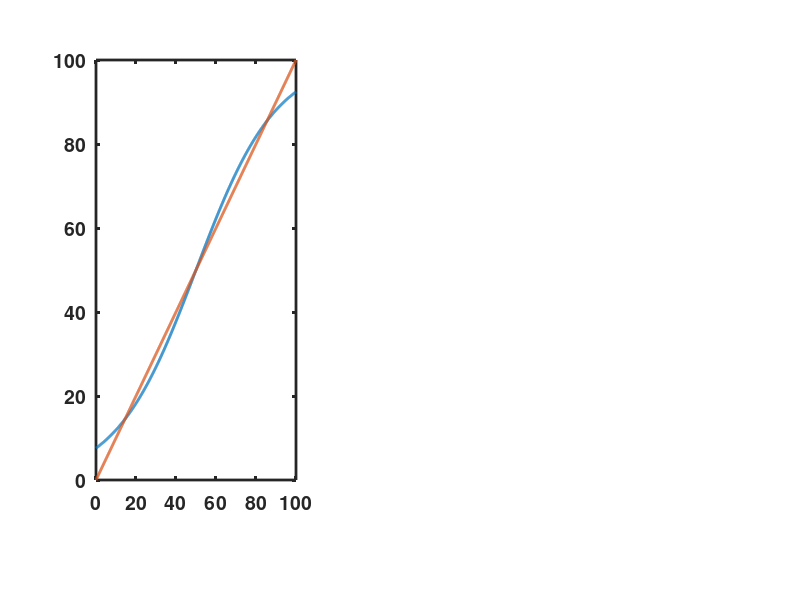

Write MATLAB code to recreate this figure. (Note: this script raises an error after producing the figure.)
% drdt_plot_manyW.m
%
% Plots dr/dt as a function of r for different values of recurrent
% feedback, W.
%
% This code is used to produce Figure 7.2 in the book:
% An Introductory Course in Computational Neuroscience,
% by Paul Miller.
%
%%%%%%%%%%%%%%%%%%%%%%%%%%%%%%%%%%%%%%%%%%%%%%%%%%%%%%%%%%%%%%%%%%%%%%%%%%%

r_in = 0:0.1:100;           % Set of rates for the x-axis

rmax = 100;                 % Maximum rate in f-I curve
I_sigma = 20;               % Range of inputs to change rate (inverse steepness)
Ith = 50;                   % Input for half-maximum rate
% Define the firing rate curve as a sigmoid function
f_of_r = @(x) rmax./(1+(exp(-(x-Ith)/I_sigma)));

Wvals = [1 1.06 1.12 1.18]; % Set of values of feedback, W, to use one at a time
Nplots = length(Wvals);     % Number of subplots, one per value of W

%% Set up the plotting parameters
set(0,'DefaultLineLineWidth',2,...
    'DefaultLineMarkerSize',8, ...
    'DefaultAxesLineWidth',2, ...
    'DefaultAxesFontSize',14,...
    'DefaultAxesFontWeight','Bold');

figure(2)
clf
figure(1)
clf

%% Loop through different values of W, calculated dr/dt as a function of r
%   then plot the resulting curve for each value of W
for i = 1:Nplots
    Wrec = Wvals(i);            % Value of W for this plot
    
    input = Wrec*r_in;          % Input is recurrent feedback only
    r_out(i,:) = f_of_r(input); % Output rate as a function of input
    
    % In figure(1) plot r_out as a function of r_in and compare to the
    % straight line where r_out = r_in
    figure(1)
    subplot('Position',[0.12+0.3*(i-1) 0.2 0.25 0.7])    
    plot(r_in,r_out(i,:));
    hold on
    plot(r_in,r_in)
    
    % In figure(2) calculate dr/dr from the dynamical equations as:
    % dr/dt = (-r + f(I))/tau
    figure(2)    
    drdt(i,:) = (-r_in + r_out(i,:))/tau;
    
    % Now plot dr/dt versus r
    subplot('Position',[0.1+0.95/Nplots*(i-1) 0.2 2/(3*Nplots) 0.7])
    plot(r_in,drdt(i,:),'k','LineWidth',3)
    hold on
    plot(r_in,zeros(size(r_in)),'k','LineWidth',1)
    xlabel('r (Hz)')
    if ( i == 1 )
        ylabel('dr/dt (Hz/sec)')
    end
    axis([0 rmax -1500 1500])
    title(strcat('W = ',num2str(Wrec)))
    
end
% Label the subplots A-D.
annotation('textbox',[0.01 0.99 0.02 0.02],'LineStyle','none', ...
    'FontSize',16,'FontWeight','Bold','String','A')
annotation('textbox',[0.28 0.99 0.02 0.02],'LineStyle','none', ...
    'FontSize',16,'FontWeight','Bold','String','B')
annotation('textbox',[0.515 0.99 0.02 0.02],'LineStyle','none', ...
    'FontSize',16,'FontWeight','Bold','String','C')
annotation('textbox',[0.75 0.99 0.02 0.02],'LineStyle','none', ...
    'FontSize',16,'FontWeight','Bold','String','D')
